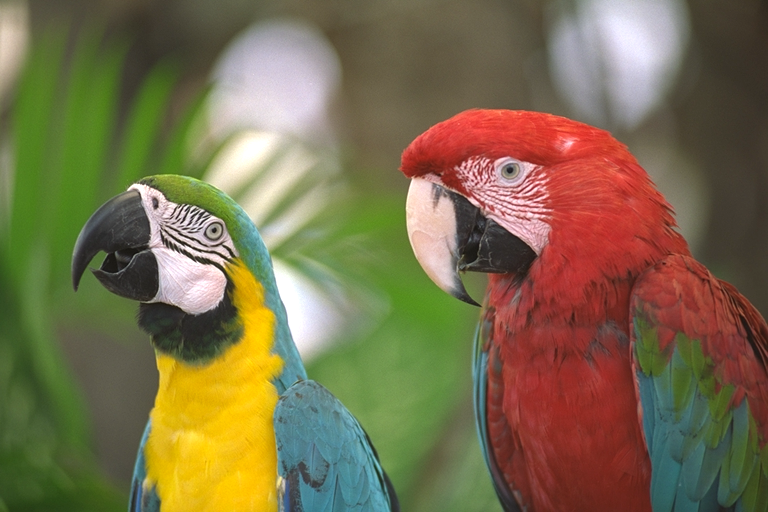
#> input picture JPEG/jpeg_modules/input.bmp, 768 x 512 px, found by its file name
$ python DCT8x8.py
#> lines starting #> are read from the running program, lines starting #| are printed output that depends on the picture
import numpy as np
import cv2

# Function to apply DCT in 8x8 blocks
def apply_dct(image):
    # Convert the image to float32 (required for DCT)
    image_float = np.float32(image)

    # Get the dimensions of the image
    height, width = image.shape

    # Create an empty array to store DCT coefficients
    dct_coefficients = np.zeros_like(image_float)

    # Apply DCT in 8x8 blocks
    for i in range(0, height, 8):
        for j in range(0, width, 8):
            block = image_float[i:i+8, j:j+8]
            # Apply DCT to the block and store the result
            dct_block = cv2.dct(block)
            dct_coefficients[i:i+8, j:j+8] = dct_block

    return dct_coefficients

# Read the input image
image = cv2.imread('Input.bmp', cv2.IMREAD_GRAYSCALE)
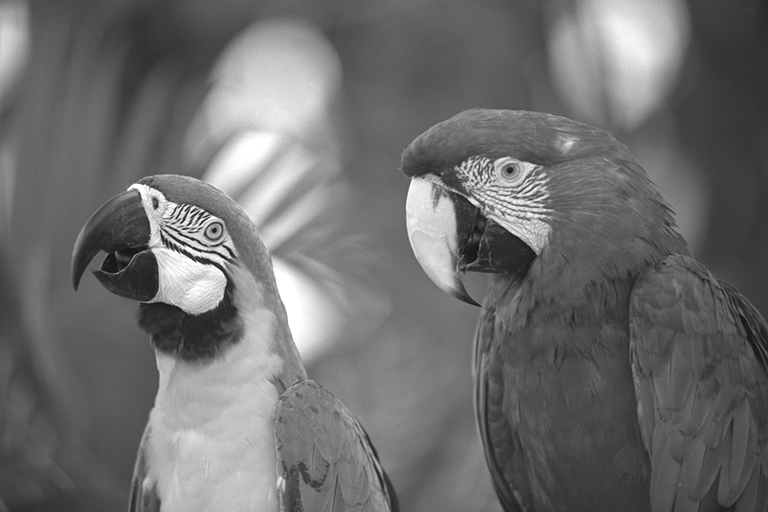
#> image: shape (512, 768); min 15, max 255, mean 109.8

# Apply DCT to the image
dct_coefficients = apply_dct(image)
#> after the loop in apply_dct, `for i in range(0, height, 8):`:
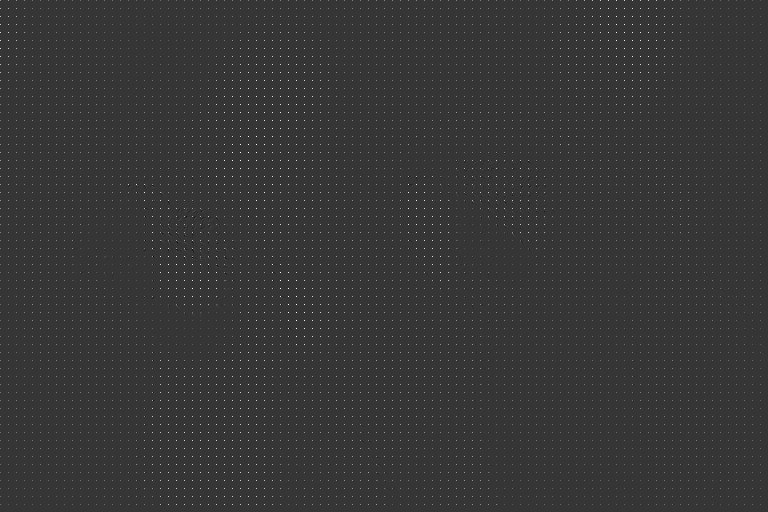
#> dct_coefficients: shape (512, 768) float32; min -547.9, max 2040, mean 13.8; drawn with min black and max white

# Write the DCT coefficients to a file
with open('dct.txt', 'w') as f:
    # Write the DCT coefficients in a readable format
    for row in dct_coefficients:
        f.write(' '.join([f'{x:0.2f}' for x in row]) + '\n')

print("DCT coefficients have been written to dct.txt.")

$ run again, with JPEG/jpeg_modules/subsampled_image.bmp copied over JPEG/jpeg_modules/input.bmp
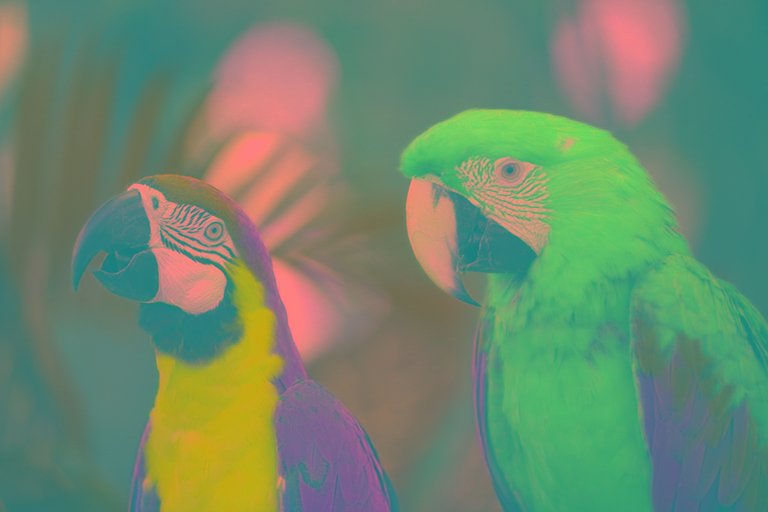
#> input picture JPEG/jpeg_modules/subsampled_image.bmp, 768 x 512 px, found by its file name
#> `image = cv2.imread('Input.bmp', cv2.IMREAD_GRAYSCALE)`:
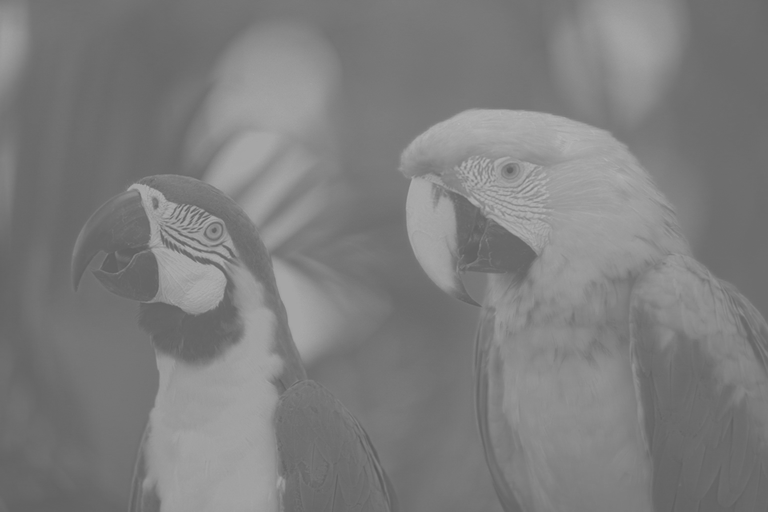
#> image: shape (512, 768); min 88, max 181, mean 125.7
#> after the loop in apply_dct, `for i in range(0, height, 8):`:
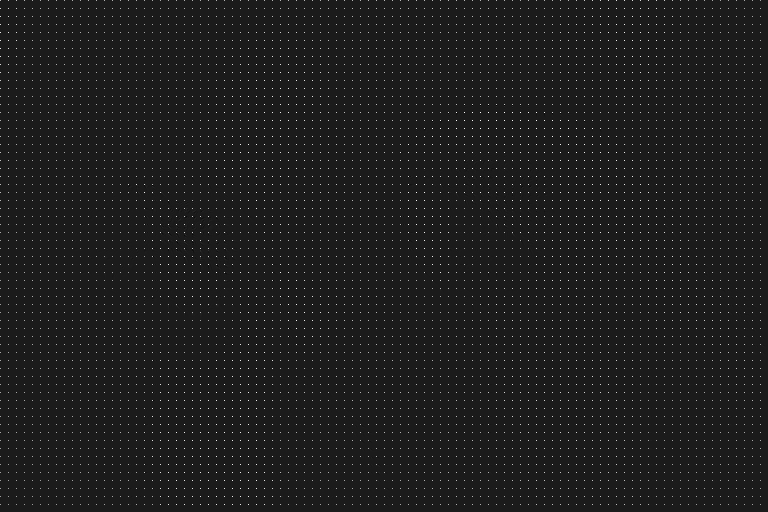
#> dct_coefficients: shape (512, 768) float32; min -169.8, max 1392.1, mean 15.7; drawn with min black and max white
